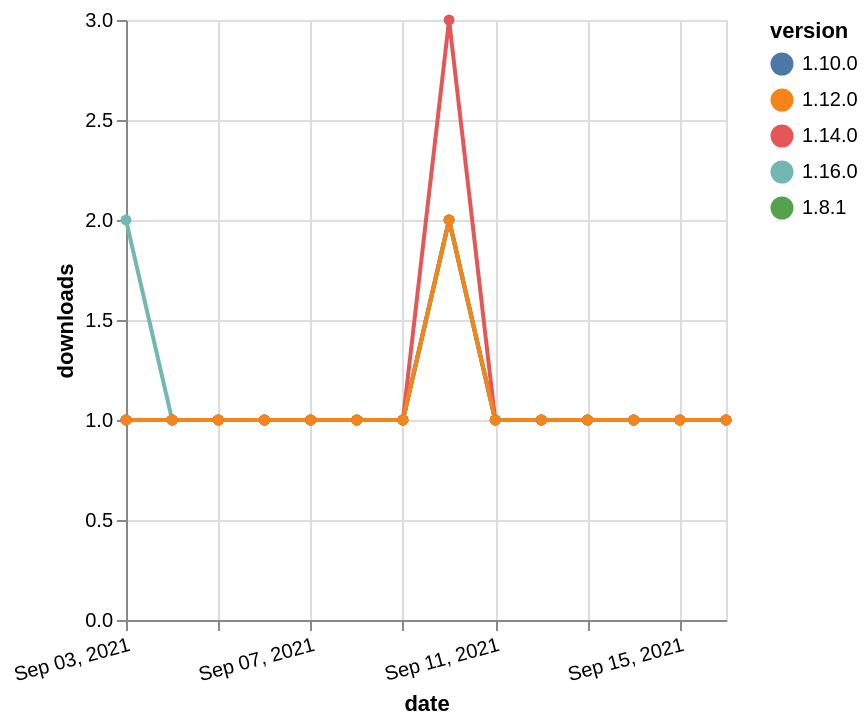

Vega-Lite specification stored for this chart:
### Vega-Lite specification from a JSON file in a GitHub repository (floating-point values rounded to 4 significant figures)
{"$schema": "https://vega.github.io/schema/vega-lite/v5.json", "description": "A simple bar chart with embedded data.", "data": {"values": [{"date": "2021-09-03", "total": 177, "delta": 1, "version": "1.10.0"}, {"date": "2021-09-04", "total": 178, "delta": 1, "version": "1.10.0"}, {"date": "2021-09-05", "total": 179, "delta": 1, "version": "1.10.0"}, {"date": "2021-09-06", "total": 180, "delta": 1, "version": "1.10.0"}, {"date": "2021-09-07", "total": 181, "delta": 1, "version": "1.10.0"}, {"date": "2021-09-08", "total": 182, "delta": 1, "version": "1.10.0"}, {"date": "2021-09-09", "total": 183, "delta": 1, "version": "1.10.0"}, {"date": "2021-09-10", "total": 185, "delta": 2, "version": "1.10.0"}, {"date": "2021-09-11", "total": 186, "delta": 1, "version": "1.10.0"}, {"date": "2021-09-12", "total": 187, "delta": 1, "version": "1.10.0"}, {"date": "2021-09-13", "total": 188, "delta": 1, "version": "1.10.0"}, {"date": "2021-09-14", "total": 189, "delta": 1, "version": "1.10.0"}, {"date": "2021-09-15", "total": 190, "delta": 1, "version": "1.10.0"}, {"date": "2021-09-16", "total": 191, "delta": 1, "version": "1.10.0"}, {"date": "2021-09-03", "total": 117, "delta": 2, "version": "1.16.0"}, {"date": "2021-09-04", "total": 118, "delta": 1, "version": "1.16.0"}, {"date": "2021-09-05", "total": 119, "delta": 1, "version": "1.16.0"}, {"date": "2021-09-06", "total": 120, "delta": 1, "version": "1.16.0"}, {"date": "2021-09-07", "total": 121, "delta": 1, "version": "1.16.0"}, {"date": "2021-09-08", "total": 122, "delta": 1, "version": "1.16.0"}, {"date": "2021-09-09", "total": 123, "delta": 1, "version": "1.16.0"}, {"date": "2021-09-10", "total": 125, "delta": 2, "version": "1.16.0"}, {"date": "2021-09-11", "total": 126, "delta": 1, "version": "1.16.0"}, {"date": "2021-09-12", "total": 127, "delta": 1, "version": "1.16.0"}, {"date": "2021-09-13", "total": 128, "delta": 1, "version": "1.16.0"}, {"date": "2021-09-14", "total": 129, "delta": 1, "version": "1.16.0"}, {"date": "2021-09-15", "total": 130, "delta": 1, "version": "1.16.0"}, {"date": "2021-09-16", "total": 131, "delta": 1, "version": "1.16.0"}, {"date": "2021-09-03", "total": 192, "delta": 1, "version": "1.8.1"}, {"date": "2021-09-04", "total": 193, "delta": 1, "version": "1.8.1"}, {"date": "2021-09-05", "total": 194, "delta": 1, "version": "1.8.1"}, {"date": "2021-09-06", "total": 195, "delta": 1, "version": "1.8.1"}, {"date": "2021-09-07", "total": 196, "delta": 1, "version": "1.8.1"}, {"date": "2021-09-08", "total": 197, "delta": 1, "version": "1.8.1"}, {"date": "2021-09-09", "total": 198, "delta": 1, "version": "1.8.1"}, {"date": "2021-09-10", "total": 200, "delta": 2, "version": "1.8.1"}, {"date": "2021-09-11", "total": 201, "delta": 1, "version": "1.8.1"}, {"date": "2021-09-12", "total": 202, "delta": 1, "version": "1.8.1"}, {"date": "2021-09-13", "total": 203, "delta": 1, "version": "1.8.1"}, {"date": "2021-09-14", "total": 204, "delta": 1, "version": "1.8.1"}, {"date": "2021-09-15", "total": 205, "delta": 1, "version": "1.8.1"}, {"date": "2021-09-16", "total": 206, "delta": 1, "version": "1.8.1"}, {"date": "2021-09-03", "total": 186, "delta": 1, "version": "1.14.0"}, {"date": "2021-09-04", "total": 187, "delta": 1, "version": "1.14.0"}, {"date": "2021-09-05", "total": 188, "delta": 1, "version": "1.14.0"}, {"date": "2021-09-06", "total": 189, "delta": 1, "version": "1.14.0"}, {"date": "2021-09-07", "total": 190, "delta": 1, "version": "1.14.0"}, {"date": "2021-09-08", "total": 191, "delta": 1, "version": "1.14.0"}, {"date": "2021-09-09", "total": 192, "delta": 1, "version": "1.14.0"}, {"date": "2021-09-10", "total": 195, "delta": 3, "version": "1.14.0"}, {"date": "2021-09-11", "total": 196, "delta": 1, "version": "1.14.0"}, {"date": "2021-09-12", "total": 197, "delta": 1, "version": "1.14.0"}, {"date": "2021-09-13", "total": 198, "delta": 1, "version": "1.14.0"}, {"date": "2021-09-14", "total": 199, "delta": 1, "version": "1.14.0"}, {"date": "2021-09-15", "total": 200, "delta": 1, "version": "1.14.0"}, {"date": "2021-09-16", "total": 201, "delta": 1, "version": "1.14.0"}, {"date": "2021-09-03", "total": 160, "delta": 1, "version": "1.12.0"}, {"date": "2021-09-04", "total": 161, "delta": 1, "version": "1.12.0"}, {"date": "2021-09-05", "total": 162, "delta": 1, "version": "1.12.0"}, {"date": "2021-09-06", "total": 163, "delta": 1, "version": "1.12.0"}, {"date": "2021-09-07", "total": 164, "delta": 1, "version": "1.12.0"}, {"date": "2021-09-08", "total": 165, "delta": 1, "version": "1.12.0"}, {"date": "2021-09-09", "total": 166, "delta": 1, "version": "1.12.0"}, {"date": "2021-09-10", "total": 168, "delta": 2, "version": "1.12.0"}, {"date": "2021-09-11", "total": 169, "delta": 1, "version": "1.12.0"}, {"date": "2021-09-12", "total": 170, "delta": 1, "version": "1.12.0"}, {"date": "2021-09-13", "total": 171, "delta": 1, "version": "1.12.0"}, {"date": "2021-09-14", "total": 172, "delta": 1, "version": "1.12.0"}, {"date": "2021-09-15", "total": 173, "delta": 1, "version": "1.12.0"}, {"date": "2021-09-16", "total": 174, "delta": 1, "version": "1.12.0"}]}, "width": "container", "mark": {"type": "line", "point": {"filled": true}}, "encoding": {"x": {"field": "date", "type": "temporal", "timeUnit": "yearmonthdate", "title": "date", "axis": {"labelAngle": -15}}, "y": {"field": "delta", "type": "quantitative", "title": "downloads"}, "color": {"field": "version", "type": "nominal"}, "tooltip": {"field": "delta"}}}
